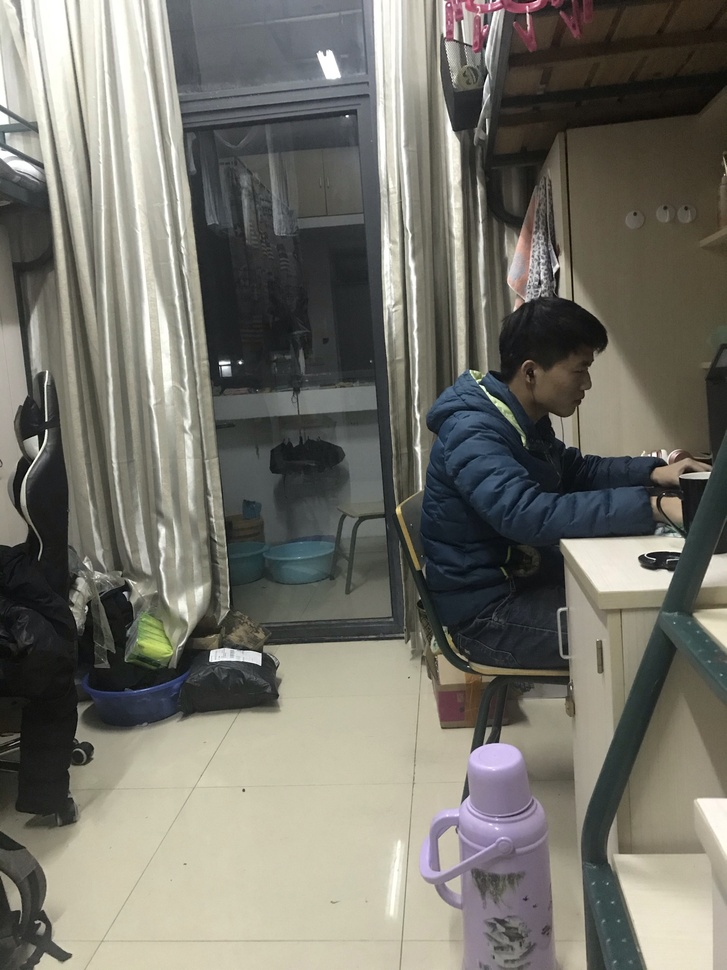
#> input picture 机器学习实验/实验程序及数据/raw/IMG_0077.JPEG, 727 x 970 px, shrunk from 1536 x 2048 before the run, found by its file name
$ jupyter execute --allow-errors Photos_Combine.ipynb   (older library calls are emulated)
#> lines starting #> are read from the running program, lines starting #| are printed output that depends on the picture; after the words box and inside, x2 and y2 are one past the last pixel; in counts of white or black regions, pixels touching at a corner belong together
# Researcher: wjh776a68
# Time: 2021/01/03

<br>
<br>

待参考连接：https://blog.csdn.net/shenziheng1/article/details/81302663

https://blog.csdn.net/weixin_41010198/article/details/88575719

[cell 1]
from panorama import harris_corners

#> (the rest of this cell did not finish here and is left out)

#> (a cell that did not finish here is left out)

#平面可以用

参考链接： https://blog.csdn.net/Yong_Qi2015/article/details/105236719

[cell 3]
import os
import cv2
import imutils
import numpy as np

img_dir = '/content/drive/MyDrive/Photos-Combine/raw'
names = os.listdir(img_dir)

images = []
for name in names:
    img_path = os.path.join(img_dir, name)
    image = cv2.imread(img_path)
#> image is the input picture: shape (970, 727, 3); mean B, G, R 105.8, 114.5, 115.9
    images.append(image)

stitcher = cv2.createStitcher() if imutils.is_cv3() else cv2.Stitcher_create()
status, stitched = stitcher.stitch(images)
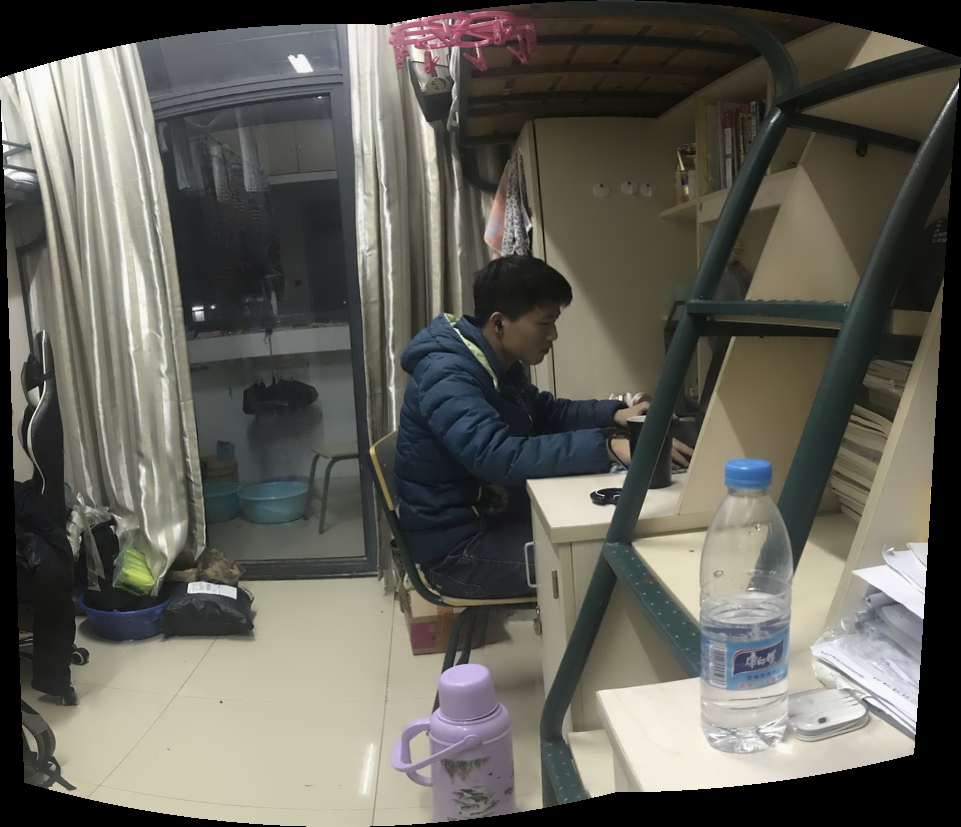
#> stitched: shape (827, 961, 3); mean of channels 0, 1, 2 88.8, 96.8, 98.3; drawn as B, G, R
#> status = 0

# 四周填充黑色像素，再得到阈值图
stitched = cv2.copyMakeBorder(stitched, 10, 10, 10, 10, cv2.BORDER_CONSTANT, (0, 0, 0))
#> stitched: shape (847, 981, 3)
gray = cv2.cvtColor(stitched, cv2.COLOR_BGR2GRAY)
ret, thresh = cv2.threshold(gray, 0, 255, cv2.THRESH_BINARY)
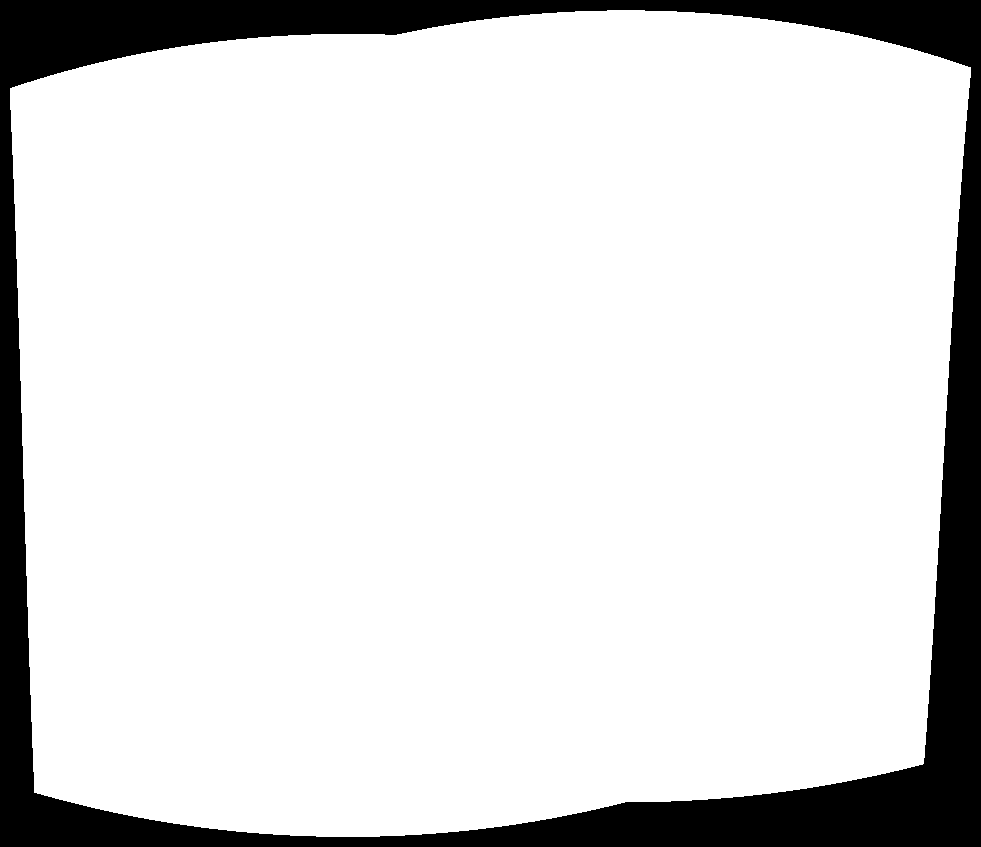
#> thresh: shape (847, 981); 86.6% white; 1 black region

cnts, hierarchy = cv2.findContours(thresh.copy(), cv2.RETR_EXTERNAL, cv2.CHAIN_APPROX_SIMPLE)
#> cnts = 1 contour; box (x1, y1, x2, y2) and area: (10, 10, 971, 837) 717540
cnt = max(cnts, key=cv2.contourArea)
#> cnt = contour of 653 points, box (x1, y1, x2, y2) (10, 10, 971, 837), area 717540

mask = np.zeros(thresh.shape, dtype="uint8")
x, y, w, h = cv2.boundingRect(cnt)
#> x = 10; y = 10; w = 961; h = 827
cv2.rectangle(mask, (x, y), (x + w, y + h), 255, -1)
#> mask: shape (847, 981); 95.9% white; 1 black region, box (x1, y1, x2, y2) and area: (0, 0, 981, 847) 34371

minRect = mask.copy()
sub = mask.copy()

# 开始while循环，直到sub中不再有前景像素
while cv2.countNonZero(sub) > 0:
    minRect = cv2.erode(minRect, None)
    sub = cv2.subtract(minRect, thresh)
#> this loop made 69 passes
#> pass 1, `sub = cv2.subtract(minRect, thresh)`:
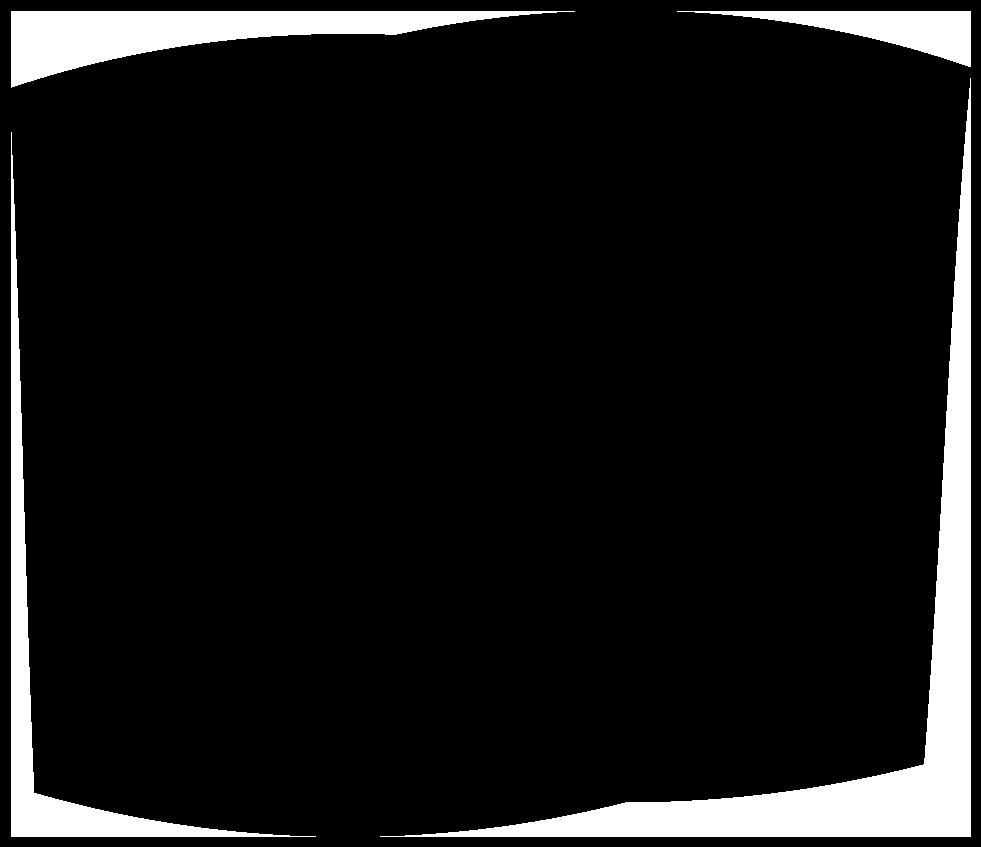
#> sub: shape (847, 981); 8.9% white; 4 white regions, box (x1, y1, x2, y2) and area: (380, 78, 971, 837) 37650, (11, 11, 575, 88) 16465, (11, 132, 316, 837) 13539, (677, 11, 971, 67) 6200
#> after the loop:
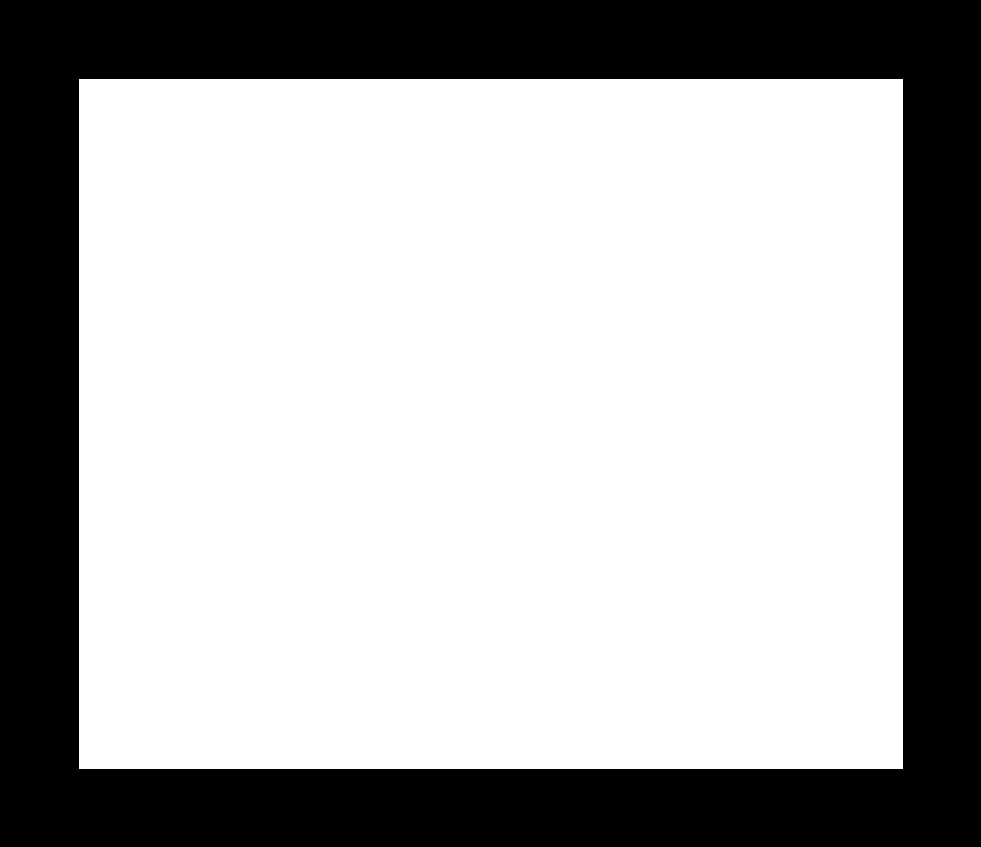
#> minRect: shape (847, 981); 68.4% white; 1 black region, box (x1, y1, x2, y2) and area: (0, 0, 981, 847) 262347

cnts, hierarchy = cv2.findContours(minRect.copy(), cv2.RETR_EXTERNAL, cv2.CHAIN_APPROX_SIMPLE)
#> cnts = [[[79, 79], [79, 768], [902, 768], [902, 79]]]
cnt = max(cnts, key=cv2.contourArea)
#> cnt = [[79, 79], [79, 768], [902, 768], [902, 79]]
x, y, w, h = cv2.boundingRect(cnt)
#> x = 79; y = 79; w = 824; h = 690

# 使用边界框坐标提取最终的全景图
stitched = stitched[y:y + h, x:x + w]
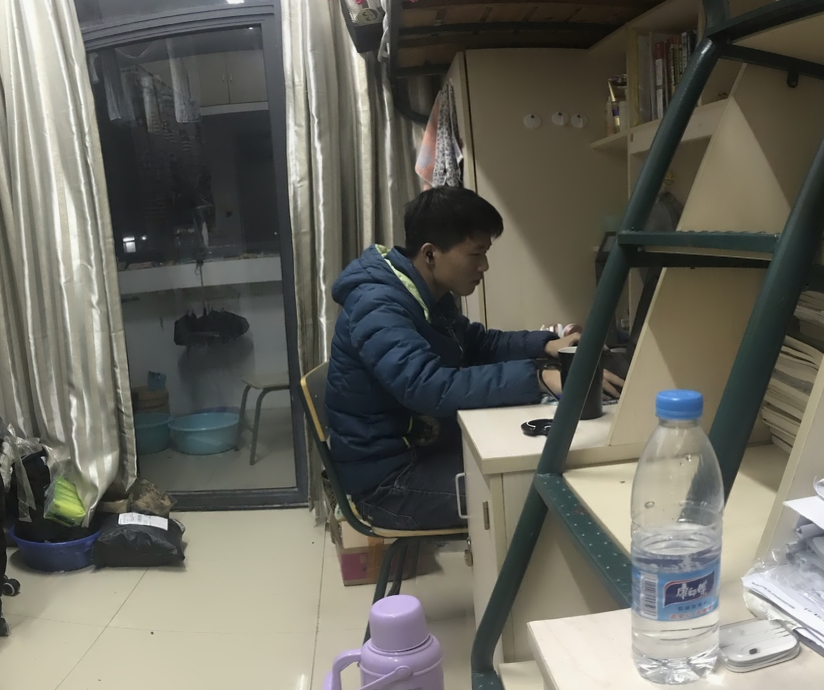
#> stitched: shape (690, 824, 3); mean of channels 0, 1, 2 95.9, 104.8, 105.7; drawn as B, G, R

cv2.imwrite('final.jpg', stitched)
#> Out = True

[cell 4]
#这个不行

[cell 5]
import cv2
import os
import re

def tryint(s):
    try:
        return int(s)
    except:
        return s

def alphanum_key(s):
    return [tryint(c) for c in re.split('([0-9]+)', s)]

def sort_nicely(l):
    l.sort(key=alphanum_key)
    return l


directory = "Image/Directory"
fileNameKeys = ['File','Names','Contain','These','Strings']


#> (the rest of this cell did not finish here and is left out)

[cell 6]
from __future__ import print_function
import cv2 as cv
import numpy as np
import argparse
import sys

print('done')

[cell 7]
output = 'result3.jpg'
txtpath = 'imglists.txt'     #txtlists/files3.txt'   #文档中保存图像的存储路径
#> (the rest of this cell did not finish here and is left out)

[cell 8]
imgs = []
#> (the rest of this cell did not finish here and is left out)

###版权问题后续代码未使用

[cell 9]
import numpy as np
import cv2 as cv
from matplotlib import pyplot as plt

print("done")

##输入

[cell 10]
img1 = cv.imread('1.jpeg')
img2 = cv.imread('2.jpeg')

print("done")

https://blog.csdn.net/weixin_37592611/article/details/88921001

[cell 11]
top, bot, left, right = 100, 100, 0, 500
srcImg = cv.copyMakeBorder(img1, top, bot, left, right, cv.BORDER_CONSTANT, value=(0, 0, 0))
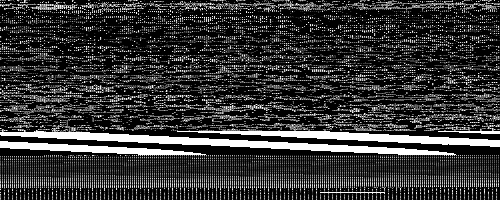
#> srcImg: shape (200, 500); min 0, max 255, mean 55.1
testImg = cv.copyMakeBorder(img2, top, bot, left, right, cv.BORDER_CONSTANT, value=(0, 0, 0))
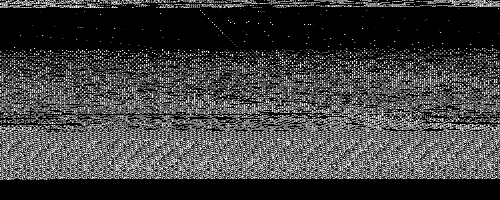
#> testImg: shape (200, 500); min 0, max 255, mean 62.5
#> (the rest of this cell did not finish here and is left out)
